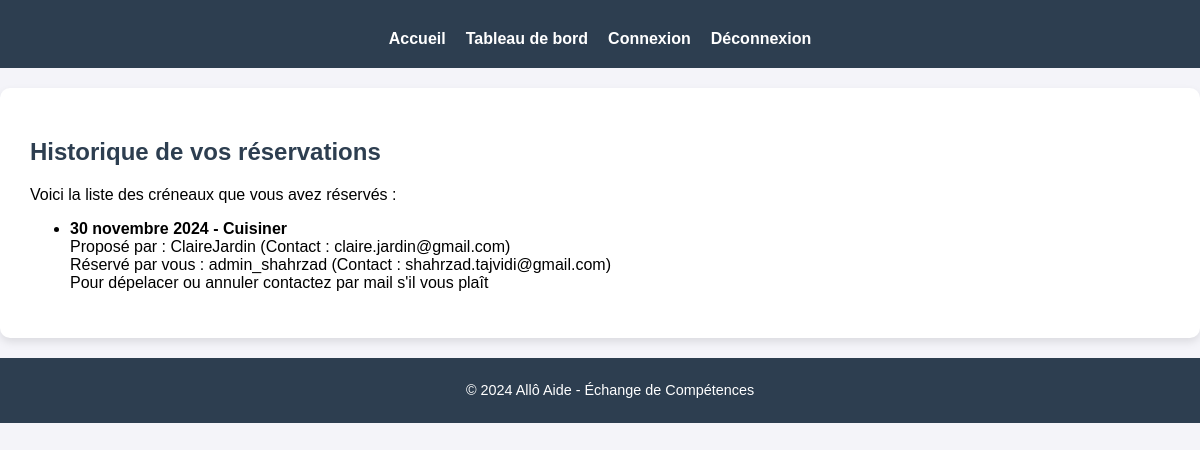
Page /history/ (signed in) on the committed database.
### allo_aide/models.py (models this page shows, shortened)
class Reservation(models.Model):
    time_slot = models.ForeignKey(TimeSlot, on_delete=models.CASCADE)
    user = models.ForeignKey(User, on_delete=models.CASCADE)
    date_reserved = models.DateTimeField(auto_now_add=True)

class TimeSlot(models.Model):
    date = models.DateField()
    skill = models.ForeignKey(Skill, on_delete=models.CASCADE)
    user = models.ForeignKey(User, on_delete=models.CASCADE, related_name="availability_slots")
    is_available = models.BooleanField(default=True)

class Skill(models.Model):
    name = models.CharField(max_length=100, unique=True)
    user = models.ForeignKey(User, on_delete=models.CASCADE, related_name="availability_user")

### allo_aide/views.py (the view)
# urls.py: path('history/', views.history, name='history'),
@login_required
def history(request):
    reservations = Reservation.objects.filter(user=request.user).select_related('time_slot', 'time_slot__skill')
    context = {
        'reservations': reservations,
    }
    return render(request, 'allo_aide/history.html', context)

### allo_aide/templates/allo_aide/history.html
{% extends "base.html" %}
{% block content %}
   <section id="historique">
            <h2>Historique de vos réservations</h2>
            <p>Voici la liste des créneaux que vous avez réservés :</p>
            <ul>
                {% for reservation in reservations %}
                    <li>
                        <strong>{{ reservation.time_slot.date }} - {{ reservation.time_slot.skill.name }}</strong>
                        <br>
                        Proposé par : {{ reservation.time_slot.user.username }} (Contact : {{ reservation.time_slot.user.email }})
                        <br>
                        Réservé par vous : {{ reservation.user.username }} (Contact : {{ reservation.user.email }})
                        <br>
                        Pour dépelacer ou annuler contactez par mail s'il vous plaît
                    </li>
                {% empty %}
                    <li>Vous n'avez pas encore réservé de créneaux.</li>
                {% endfor %}
            </ul>
        </section>
{% endblock %}

### allo_aide/static/allo_aide/style.css (style rules this page uses)
body { font-family: 'Arial', sans-serif; margin: 0; padding: 0; background-color: #f4f4f9; }
#historique { background-color: #fff; padding: 30px; margin: 20px 0; box-shadow: 0 4px 8px rgba(0, 0, 0, 0.1); border-radius: 10px; }
#historique h2 { color: #2d3e50; }

### rows in the picture
Reservation: time_slot "30 novembre 2024", time_slot.skill.name "Cuisiner", time_slot.user.username "ClaireJardin", time_slot.user.email "claire.jardin@gmail.com", user.username "admin_shahrzad", user.email "shahrzad.tajvidi@gmail.com"
